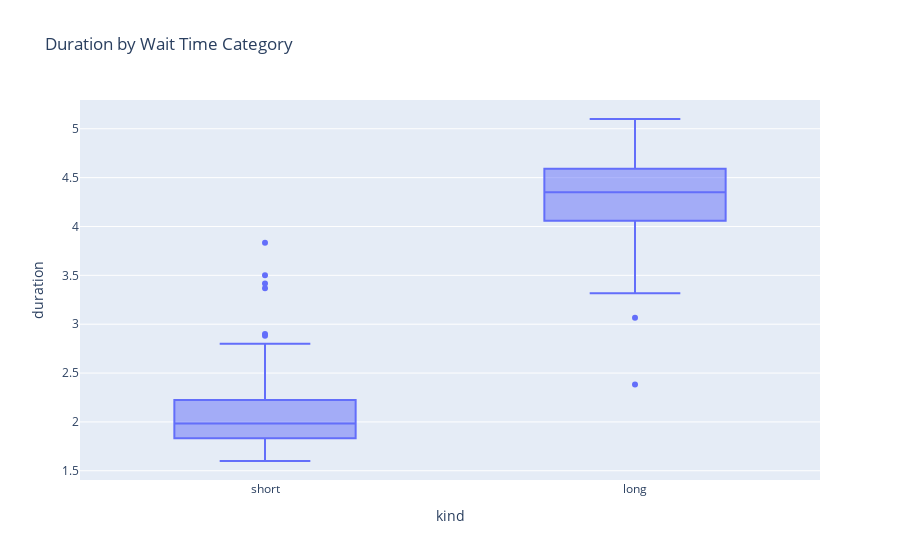

Notebook source saved alongside this figure:
### Markdown cell above
### Big Picture Differences
The main difference between the indicator variable model and the continuous models is in how they treat the relationship between wait time and eruption duration:

- **Indicator Variable Model**: This model categorizes wait times as "short" or "long" based on a threshold, comparing the average eruption duration between these two groups. It’s simpler and doesn’t assume a continuous linear relationship, making it useful if there’s a threshold effect (e.g., durations differ significantly only after a certain wait time). However, results depend on the chosen cutoff.

- **Continuous Models**: These models assume a linear relationship across all wait times, with duration increasing consistently with each additional minute of wait time. They provide a more detailed view of the minute-by-minute effect but rely on the assumption that this linear relationship holds across the entire range.

In summary, the indicator model is useful for highlighting differences between distinct categories, while the continuous models are better suited for capturing a steady, linear relationship across all values of wait time. The choice depends on whether there’s a threshold effect or a continuous trend in the data.


### Explanation of the Code

- **Indicator Variable**: We created a new column `kind` in the dataset, which assigns a value of "short" for wait times below 68 minutes and "long" otherwise.
- **Model Specification**: We used `C(kind, Treatment(reference="short"))` in the formula to indicate that `kind` is a categorical variable with "short" as the reference category. This way, the model estimates the intercept for "short" wait times and a contrast (difference) for "long" wait times.
- **Box Plot**: The box plot visualizes the distribution of eruption durations for "short" and "long" wait times, allowing us to visually inspect any differences between the groups.


Here’s the code that performs these steps:

### Code cell
import pandas as pd
import statsmodels.formula.api as smf
import plotly.express as px
import seaborn as sns
from IPython.display import display

# Load the Old Faithful Geyser dataset
old_faithful = sns.load_dataset('geyser')

# Define the indicator variable 'kind' for wait times
old_faithful['kind'] = old_faithful['waiting'].apply(lambda x: 'short' if x < 68 else 'long')

# Fit the linear regression model using the indicator variable
indicator_model = smf.ols('duration ~ C(kind, Treatment(reference="short"))', data=old_faithful).fit()

# Display the model summary to examine the evidence against the null hypothesis
display(indicator_model.summary().tables[1])

# Visualize the relationship between 'kind' and 'duration' using a box plot
fig = px.box(old_faithful, x='kind', y='duration',
             title='Duration by Wait Time Category',
             category_orders={'kind': ['short', 'long']})
fig.show()  # Use `fig.show(renderer="png")` if submitting to GitHub or MarkU

### Figure 1 — Plotly figure (JSON) as saved in the notebook; plotly's stock layout.template omitted (floating-point values rounded to 4 significant figures; data arrays with more than 128 entries replaced by an {"elided": "..."} marker saying what was removed)
{"data": [{"alignmentgroup": "True", "hovertemplate": "kind=%{x}<br>duration=%{y}<extra></extra>", "legendgroup": "", "marker": {"color": "#636efa"}, "name": "", "notched": false, "offsetgroup": "", "orientation": "v", "showlegend": false, "type": "box", "x": {"elided": "272 str values"}, "x0": " ", "xaxis": "x", "y": {"elided": "272 float values"}, "y0": " ", "yaxis": "y"}], "layout": {"boxmode": "group", "legend": {"tracegroupgap": 0}, "title": {"text": "Duration by Wait Time Category"}, "xaxis": {"anchor": "y", "categoryarray": ["short", "long"], "categoryorder": "array", "domain": [0, 1], "title": {"text": "kind"}}, "yaxis": {"anchor": "x", "domain": [0, 1], "title": {"text": "duration"}}}}
